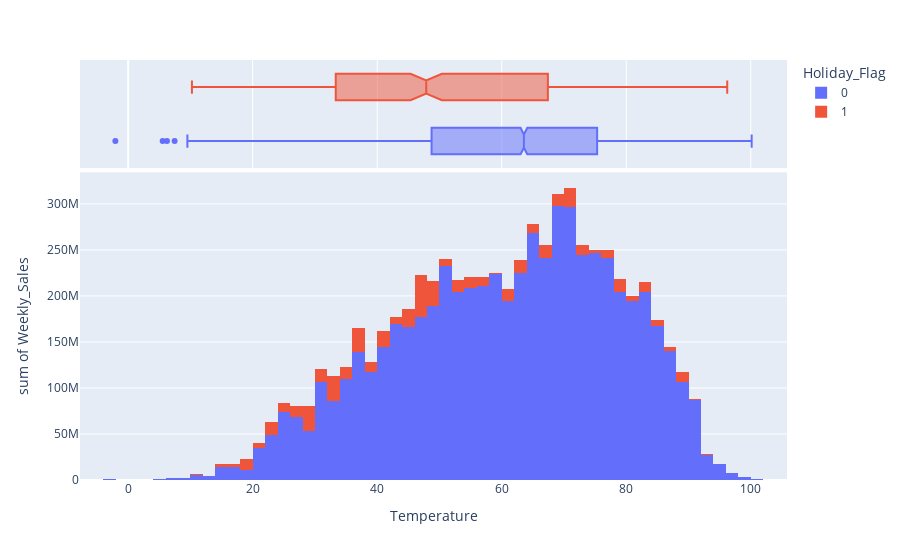

Notebook code for this chart:
### Code cell
px.histogram(data, x='Temperature', y ='Weekly_Sales', color='Holiday_Flag',marginal='box')

### Figure 1 — Plotly figure (JSON) as saved in the notebook; plotly's stock layout.template omitted (floating-point values rounded to 4 significant figures; data arrays with more than 128 entries replaced by an {"elided": "..."} marker saying what was removed)
{"data": [{"alignmentgroup": "True", "bingroup": "x", "histfunc": "sum", "hovertemplate": "Holiday_Flag=0<br>Temperature=%{x}<br>sum of Weekly_Sales=%{y}<extra></extra>", "legendgroup": "0", "marker": {"color": "#636efa", "pattern": {"shape": ""}}, "name": "0", "offsetgroup": "0", "orientation": "v", "showlegend": true, "type": "histogram", "x": {"elided": "5985 float values"}, "xaxis": "x", "y": {"elided": "5985 float values"}, "yaxis": "y"}, {"alignmentgroup": "True", "hovertemplate": "Holiday_Flag=0<br>Temperature=%{x}<extra></extra>", "legendgroup": "0", "marker": {"color": "#636efa"}, "name": "0", "notched": true, "offsetgroup": "0", "showlegend": false, "type": "box", "x": {"elided": "5985 float values"}, "xaxis": "x2", "yaxis": "y2"}, {"alignmentgroup": "True", "bingroup": "x", "histfunc": "sum", "hovertemplate": "Holiday_Flag=1<br>Temperature=%{x}<br>sum of Weekly_Sales=%{y}<extra></extra>", "legendgroup": "1", "marker": {"color": "#EF553B", "pattern": {"shape": ""}}, "name": "1", "offsetgroup": "1", "orientation": "v", "showlegend": true, "type": "histogram", "x": {"elided": "450 float values"}, "xaxis": "x", "y": {"elided": "450 float values"}, "yaxis": "y"}, {"alignmentgroup": "True", "hovertemplate": "Holiday_Flag=1<br>Temperature=%{x}<extra></extra>", "legendgroup": "1", "marker": {"color": "#EF553B"}, "name": "1", "notched": true, "offsetgroup": "1", "showlegend": false, "type": "box", "x": {"elided": "450 float values"}, "xaxis": "x2", "yaxis": "y2"}], "layout": {"barmode": "relative", "legend": {"title": {"text": "Holiday_Flag"}, "tracegroupgap": 0}, "margin": {"t": 60}, "xaxis": {"anchor": "y", "domain": [0, 1], "title": {"text": "Temperature"}}, "xaxis2": {"anchor": "y2", "domain": [0, 1], "matches": "x", "showgrid": true, "showticklabels": false}, "yaxis": {"anchor": "x", "domain": [0, 0.7326], "title": {"text": "sum of Weekly_Sales"}}, "yaxis2": {"anchor": "x2", "domain": [0.7426, 1], "matches": "y2", "showgrid": false, "showline": false, "showticklabels": false, "ticks": ""}}}
